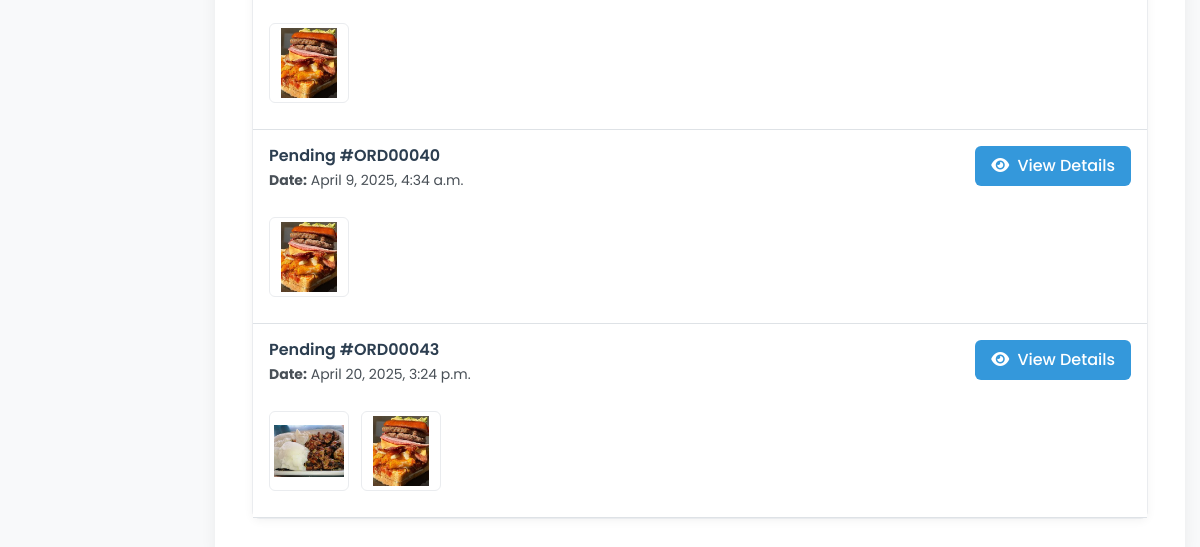
Page /account/dashboard/order_history/ (signed in, lower part) on the earlier database version.
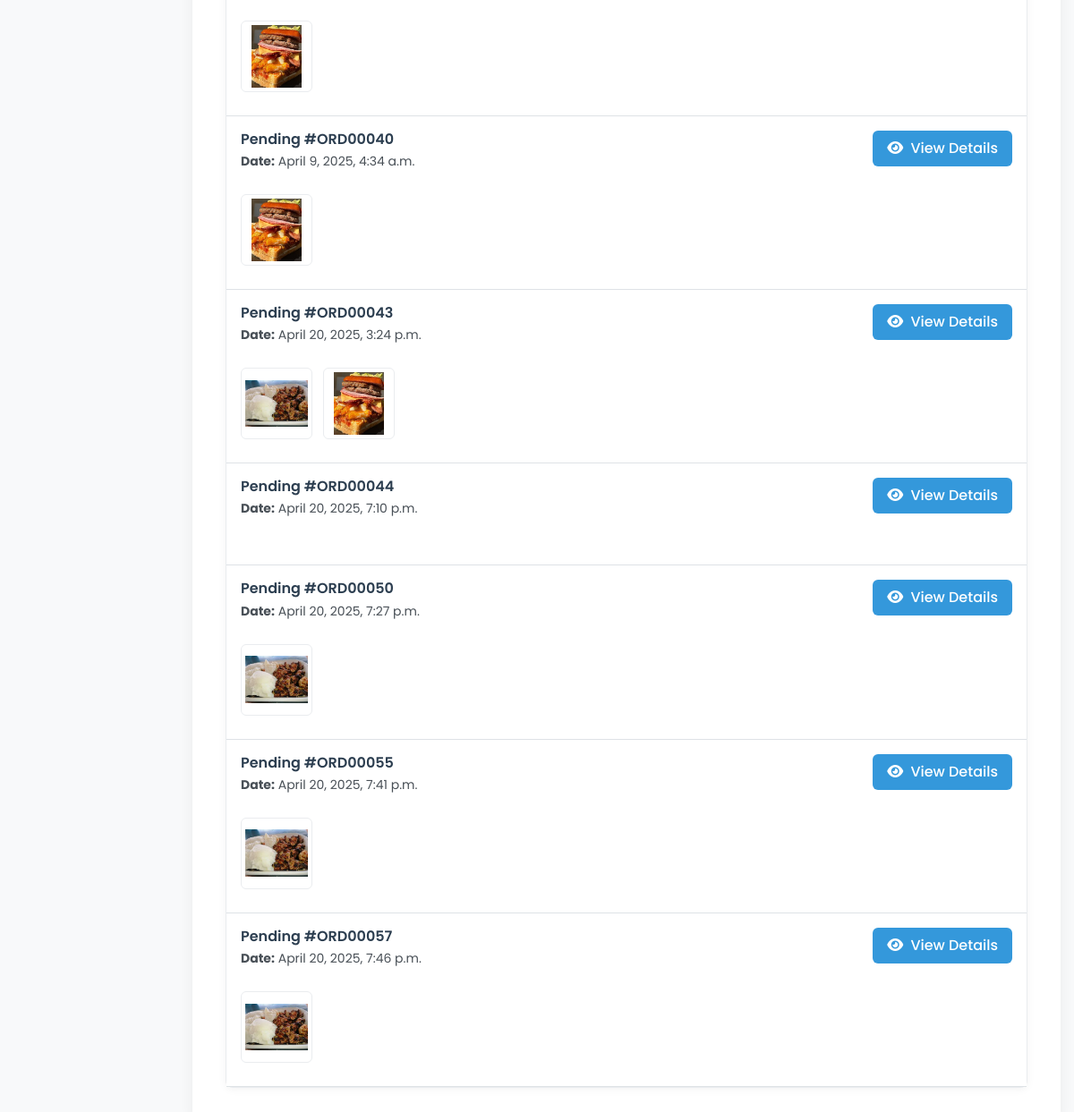
Same page on the later database version.
### seller/wrap_models/orders_model.py (models this page shows, shortened)
class OrderItem(models.Model):
    order = models.ForeignKey(Order, on_delete=models.CASCADE, related_name="order_items")
    product = models.ForeignKey(Product, on_delete=models.CASCADE)
    quantity = models.PositiveIntegerField(default=1)
    created_at = models.DateTimeField(auto_now_add=True)

class Order(models.Model):
    id = models.AutoField(primary_key=True)  # Auto-incrementing ID
    order_id = models.CharField(max_length=20, unique=True, blank=True)  # Custom Order ID
    user = models.ForeignKey(User, on_delete=models.CASCADE)  # Link to User
    business = models.ForeignKey(BusinessInformation, on_delete=models.CASCADE)
    total_amount = models.DecimalField(max_digits=10, decimal_places=2)  # Order Total
    delivery_method = models.CharField(max_length=50,null=True)
    ref = models.CharField(max_length=250,null=True,default="")
    paid = models.BooleanField(default=False)
    status = models.CharField(
        max_length=20,
        choices=[("Pending", "Pending"), ("Processing", "Processing"),("On route", "On route"), ("Delivered", "Delivered"), ("Failed", "Failed")],
        default="Pending"
    )
    created_at = models.DateTimeField(auto_now_add=True)

### seller/wrap_models/product_model.py (models this page shows, shortened)
class Product(models.Model):
    CATEGORIES = [
        ('dropship', 'Dropship'),
        ('food', 'Food & Beverages'),
        ('clothing', 'Clothing'),
        ('technology', 'Technology'),
        ('other', 'Other'),
    ]
    STATUS_CHOICES = [
        ('active', 'Active'),
        ('inactive', 'Inactive'),
        ('pending', 'Pending'),
        ('banned', 'banned'),
        ('reected', 'rejected'),
    ]
    business = models.ForeignKey(BusinessInformation, on_delete=models.CASCADE, related_name="products")
    name = models.CharField(max_length=200)
    category = models.CharField(max_length=50, choices=CATEGORIES, default='other')
    price = models.DecimalField(max_digits=10, decimal_places=2)
    quantity = models.PositiveIntegerField()
    description = models.TextField()
    small_description = models.TextField(null=True)
    status = models.CharField(max_length=50, choices=STATUS_CHOICES, default="pending")
    is_flagged = models.BooleanField(default=False)
    sales = models.PositiveIntegerField(default=0)
    timestamp = models.DateTimeField(auto_now_add=True, null=True)
    image = models.ImageField(upload_to="uploads/")

### user/views.py (the view)
# urls.py: path('dashboard/order_history/', views.order_history, name='order_history'),
@login_required_custom
def order_history(request):
    orders = Order.objects.filter(user=request.user).all()
    return render(request, 'home/order_history.html',{'orders':orders})

### user/utils.py (called while the page is built)
def login_required_custom(view_func):
    @wraps(view_func)
    def _wrapped_view(request, *args, **kwargs):
        if request.user.is_authenticated:
            return view_func(request, *args, **kwargs)
        return redirect('signin')  # Redirect to login page if not authenticated
    return _wrapped_view

### user/templates/home/order_history.html (shortened to what this page needs)
{% extends 'home/base.html' %}
{% load static %}
{% block content %}
<div class="container">
    <div class="profile-card">
        {% if orders %}
        <div class="card-body p-0">
            {% for order in orders %}
            <div class="border-bottom p-3">
                <div class="d-flex justify-content-between align-items-start mb-3">
                    <div class="order-header-info">
                        <h6>{{order.status}} #{{order.order_id}}</h6>
                        <p><strong>Date:</strong> {{order.created_at}}</p>
                    </div>
                    <a class="btn btn-view" href="{% url 'order_details' order.id %}">
                        <i class="fas fa-eye me-1"></i> View Details
                    </a>
                </div>
                <div class="product-container">
                    {% for order_item in order.order_items.all %}
                    <div class="product-thumbnail">
                        <img src="{{order_item.product.image.url}}" alt="{{order_item.product.name}}">
                    </div>
                    {% endfor %}
                </div>
            </div>
            {% endfor %}
        </div>
        {% endif %}
    </div>
</div>
{% endblock content %}

### user/templates/home/base.html (shortened to what this page needs)
<!DOCTYPE html>
<html lang="en">
<head>
    {% load static %}
    <link rel="stylesheet" href="{% static 'css/bootstrap.min.css' %}">
    <link rel="stylesheet" href="https://cdnjs.cloudflare.com/ajax/libs/font-awesome/6.0.0-beta3/css/all.min.css">
    <link rel="stylesheet" href="{% static 'css/message.css' %}">
</head>
<body>
</head>
<body>
<div class="container-fluid">
    <div class="row">
        {% url 'dash' as dash_url %}
        {% if request.path != dash_url %}
        <div class="col-md-3 col-lg-2 px-0 sidebar-container">
        </div>
        {% endif %}
        <div class="{% if request.path == dash_url %}col-12{% else %}col-md-9 col-lg-10{% endif %} content-area">
            <div class="content-inner">
                {% block content %}{% endblock content %}
            </div>
        </div>
    </div>
</div>
</body>
</html>

### user/templates/home/base.html (style rules this page uses)
body { font-family: 'Poppins', sans-serif; background-color: #f8f9fa; }
.content-area { background-color: #f8f9fa; min-height: calc(100vh - 66px); padding: 15px; }
.content-inner { background-color: #ffffff; border-radius: 12px; box-shadow: 0 4px 16px rgba(0, 0, 0, 0.06); min-height: calc(100vh - 96px); padding: 25px; transition: all 0.3s ease; }

### user/templates/home/order_history.html (style rules this page uses)
.profile-card { background-color: #f8f9fa; border: 1px solid #eaecef; border-radius: 8px; box-shadow: 0 2px 10px rgba(0, 0, 0, 0.05); margin-bottom: 16px; transition: all 0.3s ease; }
.card-body { padding: 16px 18px; background-color: white; }
.order-header-info { display: flex; flex-direction: column; }
.order-header-info h6 { margin: 0; color: #2c3e50; font-weight: 600; }
.order-header-info p { margin: 5px 0 0; color: #495057; font-size: 14px; }
.product-container { display: flex; flex-wrap: nowrap; overflow-x: auto; padding: 10px 0; }
.product-thumbnail { width: 80px; height: 80px; border: 1px solid #eaecef; border-radius: 6px; margin-right: 12px; display: flex; align-items: center; justify-content: center; transition: all 0.2s ease; flex-shrink: 0; }
.product-thumbnail img { max-width: 90%; max-height: 90%; object-fit: contain; }
.btn-view { background-color: #3498db; color: white; border: none; border-radius: 6px; padding: 8px 16px; font-weight: 500; transition: all 0.3s ease; }

Differences in the rows shown:
added Order: status "Pending", order_id "ORD00044", created_at "April 20, 2025, 7:10 p.m."
added Order: status "Pending", order_id "ORD00050", created_at "April 20, 2025, 7:27 p.m."
added OrderItem: product.image (picture), shown under "Pending"
added Order: status "Pending", order_id "ORD00055", created_at "April 20, 2025, 7:41 p.m."
added OrderItem: product.image (picture), shown under "Pending"
added Order: status "Pending", order_id "ORD00057", created_at "April 20, 2025, 7:46 p.m."
added OrderItem: product.image (picture), shown under "Pending"
